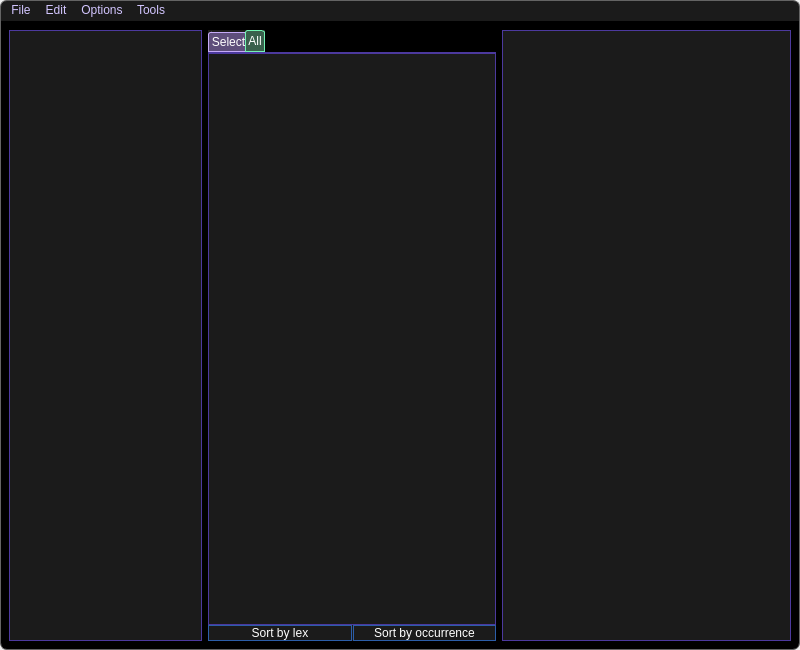
<?xml version="1.0" encoding="UTF-8"?>
<ui version="4.0">
 <class>MainWindow</class>
 <widget class="QMainWindow" name="MainWindow">
  <property name="geometry">
   <rect>
    <x>0</x>
    <y>0</y>
    <width>800</width>
    <height>650</height>
   </rect>
  </property>
  <property name="windowTitle">
   <string>MainWindow</string>
  </property>
  <property name="styleSheet">
   <string notr="true">QMainWindow{
    border-radius: 10px;             /*四角圆角的直径*/
    border:1px solid rgb(27,27,27);
}
QWidget{
	color:white;
}
QPushButton{
    border: 1px solid #2c5ea9;
    background-color:transparent;
    padding: 0px;
}
QPushButton:hover{
    border: 1px solid #3071d1;
}</string>
  </property>
  <widget class="QWidget" name="centralwidget">
   <property name="font">
    <font>
     <pointsize>12</pointsize>
    </font>
   </property>
   <property name="styleSheet">
    <string notr="true">#centralwidget{
	background-color: rgb(0, 0, 0);
    border-bottom-left-radius: 7px;
    border-bottom-right-radius: 7px;

border-bottom:1px solid rgb(100,100,100);
border-left:1px solid rgb(100,100,100);
border-right:1px solid rgb(100,100,100);
}


QScrollBar{background:#5421ff;}
QScrollBar::vertical{margin: 12px 0px 12px 0px;border:0px solid #5421ff;width:10px;}
QScrollBar::horizontal{margin: 0px 12px 0px 12px;border:0px solid #5421ff;height:10px;}
QScrollBar::handle:!pressed{background:#7751f3;border:1px solid #c5a9f7;}
QScrollBar::handle:pressed{background:#c5a9f7;}

QScrollBar::handle:vertical{min-height:20px;}
QScrollBar::handle:vertical{min-width:20px;}
QScrollBar::up-arrow:vertical{
    border-image: url(&quot;:/res/scrollbar_uparrow.png&quot;);
    width:10px;height:10px;
}
QScrollBar::down-arrow:vertical{
    border-image: url(&quot;:/res/scrollbar_downarrow.png&quot;);
    width:10px;height:10px;
}

QScrollBar::left-arrow:horizontal {
    border-image: url(&quot;:/res/scrollbar_leftarrow.png&quot;);
    width:10px;height:10px;
}
QScrollBar::right-arrow:horizontal {
    border-image: url(&quot;:/res/scrollbar_rightarrow.png&quot;);
    width:10px;height:10px;
}
QScrollBar::sub-page,QScrollBar::add-page {
    background-color: #6d6292;
}
QScrollBar::sub-line:vertical {
    subcontrol-position: top;
    subcontrol-origin: margin;
    background-color: #6644d6;
    border: 0px solid #e7dfff;
    height:12px;
    width:10px;
}
QScrollBar::add-line:vertical {
    subcontrol-position: bottom;
    subcontrol-origin: margin;
    background-color: #6644d6;
    border: 0px solid #e7dfff;
    height: 12px;
    width:10px;
}

QScrollBar::sub-line:horizontal {
    subcontrol-position: left;
    subcontrol-origin: margin;
    background-color: #6644d6;
    border: 0px solid #e7dfff;
    height:10px;
    width:12px;
}
QScrollBar::add-line:horizontal {
    subcontrol-position: right;
    subcontrol-origin: margin;
    background-color: #6644d6;
    border: 0px solid #e7dfff;
    height: 10px;
    width:12px;
}</string>
   </property>
   <layout class="QHBoxLayout" name="horizontalLayout">
    <item>
     <widget class="tePictureListView" name="picturelist">
      <property name="sizePolicy">
       <sizepolicy hsizetype="Expanding" vsizetype="Expanding">
        <horstretch>2</horstretch>
        <verstretch>0</verstretch>
       </sizepolicy>
      </property>
      <property name="styleSheet">
       <string notr="true">#picturelist{
border:1px solid #4c399e;
background-color: rgb(27, 27, 27);
}
#picturelist:hover{
    border-color: #6045d6;
}
#picturelist:!hover{
    border-color: #4c399e;
}
#picturelist[saving=&quot;true&quot;]{
    border-color: #0af581;
}
QMenu {
        background-color: transparent;
        font: 14px &quot;Segoe UI&quot;;
        color:#8dfda7;
        border-radius:3px;
    }
QMenu::item {
        background-color: rgb(27,29,37);
        padding: 3px;
        border-radius:2px;
        margin: 0px;
        border: 1px solid #8b9ac6;
    }
QMenu::item:selected {
	background-color: #3d258f;
}</string>
      </property>
     </widget>
    </item>
    <item>
     <widget class="QTabWidget" name="tagListTabWidget">
      <property name="sizePolicy">
       <sizepolicy hsizetype="Expanding" vsizetype="Expanding">
        <horstretch>3</horstretch>
        <verstretch>0</verstretch>
       </sizepolicy>
      </property>
      <property name="styleSheet">
       <string notr="true">QWidget{
	background-color: rgb(27, 27, 27);
}

QListView{
border:1px solid #4c399e;
background-color: rgb(27, 27, 27);
}
QListView:hover{
    border-color: #6045d6;
}
QListView:!hover{
    border-color: #4c399e;
}
QListView[saving=&quot;true&quot;]{
    border-color: #0af581;
}

QTabWidget::pane:hover { /* The tab widget frame */
    border-top: 1px solid #6045d6;
}
QTabWidget::pane:!hover {
    border-top: 1px solid #4c399e;
}
QTabWidget::tab-bar {
    left: 0px;
}
/* Style the tab using the tab sub-control. Note that
    it reads QTabBar _not_ QTabWidget */
QTabBar::tab {
    color:white;
    background:#5e4e7b;
    border: 1px solid #c5aaf7;
    border-top-left-radius: 3px;
    border-top-right-radius: 3px;
    min-width: 8ex;
    padding: 2px;
}
QTabBar::tab:selected, QTabBar::tab:hover {
    background:#4d7d74;
    border-color: #8ce5d5;
}
QTabBar::tab:selected {
    margin-left: -4px;
    margin-right: -4px;
    border-color: #73f3b3;
    background: #3a604d;
}
QTabBar::tab:!selected {
    margin-top: 2px; /* make non-selected tabs look smaller */
}
QTabBar::tab:first:selected {
    margin-left: 0; /* the first selected tab has nothing to overlap with on the left */
}

QTabBar::tab:last:selected {
    margin-right: 0; /* the last selected tab has nothing to overlap with on the right */
}

QTabBar::tab:only-one {
    margin: 0; /* if there is only one tab, we don't want overlapping margins */
}

</string>
      </property>
      <property name="currentIndex">
       <number>1</number>
      </property>
      <widget class="QWidget" name="selectList_tab">
       <property name="sizePolicy">
        <sizepolicy hsizetype="Preferred" vsizetype="Preferred">
         <horstretch>0</horstretch>
         <verstretch>0</verstretch>
        </sizepolicy>
       </property>
       <property name="styleSheet">
        <string notr="true"/>
       </property>
       <attribute name="title">
        <string>Select</string>
       </attribute>
       <layout class="QVBoxLayout" name="selectList_tab_layout">
        <property name="spacing">
         <number>0</number>
        </property>
        <property name="leftMargin">
         <number>1</number>
        </property>
        <property name="topMargin">
         <number>1</number>
        </property>
        <property name="rightMargin">
         <number>1</number>
        </property>
        <property name="bottomMargin">
         <number>1</number>
        </property>
        <item>
         <widget class="teTagListView" name="taglist"/>
        </item>
       </layout>
      </widget>
      <widget class="QWidget" name="allList_tab">
       <property name="sizePolicy">
        <sizepolicy hsizetype="Preferred" vsizetype="Preferred">
         <horstretch>0</horstretch>
         <verstretch>0</verstretch>
        </sizepolicy>
       </property>
       <attribute name="title">
        <string>All</string>
       </attribute>
       <layout class="QVBoxLayout" name="allList_tab_layout">
        <property name="spacing">
         <number>0</number>
        </property>
        <property name="leftMargin">
         <number>0</number>
        </property>
        <property name="topMargin">
         <number>0</number>
        </property>
        <property name="rightMargin">
         <number>0</number>
        </property>
        <property name="bottomMargin">
         <number>0</number>
        </property>
        <item>
         <widget class="teSelectionTagListView" name="GlobalMultiTaglistView"/>
        </item>
        <item>
         <layout class="QHBoxLayout" name="sortButtonLayout">
          <property name="spacing">
           <number>1</number>
          </property>
          <item>
           <widget class="QPushButton" name="sortByLexButton">
            <property name="text">
             <string>Sort by lex</string>
            </property>
           </widget>
          </item>
          <item>
           <widget class="QPushButton" name="sortByOccurrenceButton">
            <property name="text">
             <string>Sort by occurrence</string>
            </property>
           </widget>
          </item>
         </layout>
        </item>
       </layout>
      </widget>
     </widget>
    </item>
    <item>
     <widget class="teEditorList" name="editorlist" native="true">
      <property name="sizePolicy">
       <sizepolicy hsizetype="Expanding" vsizetype="Expanding">
        <horstretch>3</horstretch>
        <verstretch>0</verstretch>
       </sizepolicy>
      </property>
      <property name="styleSheet">
       <string notr="true">QLabel[type=&quot;title&quot;]{
font:italic 14px;color:rgb(200,200,200);
}

#editorlist{
border:1px solid #4c399e;
background-color: rgb(27, 27, 27);
}
#editorlist:hover{
    border-color: #6045d6;
}
#editorlist:!hover{
    border-color: #4c399e;
}
#editorlist[saving=&quot;true&quot;]{
    border-color: #0af581;
}</string>
      </property>
     </widget>
    </item>
   </layout>
  </widget>
  <widget class="QMenuBar" name="menuBar">
   <property name="geometry">
    <rect>
     <x>0</x>
     <y>0</y>
     <width>800</width>
     <height>22</height>
    </rect>
   </property>
   <property name="styleSheet">
    <string notr="true">QMenuBar{
border-top-left-radius: 7px;
border-top-right-radius: 7px;
color:  #d2c5ff ;
background-color: rgb(27, 27, 27);
border-top:1px solid rgb(100,100,100);
border-left:1px solid rgb(100,100,100);
border-right:1px solid rgb(100,100,100);
}
QMenuBar::item:selected{
	background: #613d80;
}
QMenuBar::item:first:selected{
    border-top-left-radius: 2px; 
	background: #613d80;
}
QMenu{
color:  #d2c5ff ;
background-color: rgb(27, 27, 27);
selection-background-color: rgb(70, 70, 70);
}</string>
   </property>
   <property name="nativeMenuBar">
    <bool>false</bool>
   </property>
   <widget class="QMenu" name="menu">
    <property name="title">
     <string>File</string>
    </property>
    <property name="toolTipsVisible">
     <bool>false</bool>
    </property>
    <addaction name="action_open"/>
    <addaction name="action_add"/>
    <addaction name="action_close"/>
    <addaction name="action_save"/>
   </widget>
   <widget class="QMenu" name="menu_2">
    <property name="title">
     <string>Edit</string>
    </property>
    <addaction name="action_undo"/>
    <addaction name="action_redo"/>
   </widget>
   <widget class="QMenu" name="menu_3">
    <property name="title">
     <string>Options</string>
    </property>
    <addaction name="action_editor_setting"/>
    <addaction name="actionAuto_Merge_Tags"/>
    <addaction name="actionAuto_Save_State"/>
    <addaction name="actionAbout_Qt"/>
    <addaction name="actionLicense"/>
   </widget>
   <widget class="QMenu" name="menu_4">
    <property name="title">
     <string>Tools</string>
    </property>
    <addaction name="action_filt"/>
    <addaction name="action_log_window"/>
   </widget>
   <addaction name="menu"/>
   <addaction name="menu_2"/>
   <addaction name="menu_3"/>
   <addaction name="menu_4"/>
  </widget>
  <action name="action_open">
   <property name="text">
    <string>Open</string>
   </property>
  </action>
  <action name="action_add">
   <property name="text">
    <string>Add</string>
   </property>
  </action>
  <action name="action_close">
   <property name="text">
    <string>Close</string>
   </property>
  </action>
  <action name="action_save">
   <property name="text">
    <string>Save</string>
   </property>
   <property name="shortcut">
    <string>Ctrl+S</string>
   </property>
  </action>
  <action name="action_undo">
   <property name="text">
    <string>Undo</string>
   </property>
   <property name="shortcut">
    <string>Ctrl+Z</string>
   </property>
  </action>
  <action name="action_redo">
   <property name="text">
    <string>Redo</string>
   </property>
   <property name="shortcut">
    <string>Ctrl+Y</string>
   </property>
  </action>
  <action name="action_editor_setting">
   <property name="text">
    <string>Editor Layout</string>
   </property>
  </action>
  <action name="action_filt">
   <property name="text">
    <string>Filter</string>
   </property>
  </action>
  <action name="actionAuto_Merge_Tags">
   <property name="checkable">
    <bool>true</bool>
   </property>
   <property name="checked">
    <bool>true</bool>
   </property>
   <property name="text">
    <string>Auto Merge Tags</string>
   </property>
  </action>
  <action name="action">
   <property name="text">
    <string>Clear EditorList(Debug)</string>
   </property>
  </action>
  <action name="action_Remove_a_TagList_Layout_Item">
   <property name="text">
    <string>Remove a TagList Layout Item</string>
   </property>
  </action>
  <action name="actionAuto_Save_State">
   <property name="checkable">
    <bool>true</bool>
   </property>
   <property name="checked">
    <bool>true</bool>
   </property>
   <property name="text">
    <string>Auto Save State</string>
   </property>
  </action>
  <action name="actionAbout_Qt">
   <property name="text">
    <string>About Qt</string>
   </property>
  </action>
  <action name="actionLicense">
   <property name="text">
    <string>License</string>
   </property>
  </action>
  <action name="action_log_window">
   <property name="text">
    <string>Log Window</string>
   </property>
  </action>
 </widget>
 <customwidgets>
  <customwidget>
   <class>teEditorList</class>
   <extends>QWidget</extends>
   <header>teeditorlist.h</header>
   <container>1</container>
  </customwidget>
  <customwidget>
   <class>tePictureListView</class>
   <extends>QListView</extends>
   <header>tepicturelistview.h</header>
  </customwidget>
  <customwidget>
   <class>teSelectionTagListView</class>
   <extends>QListView</extends>
   <header>teselectiontaglist.h</header>
  </customwidget>
  <customwidget>
   <class>teTagListView</class>
   <extends>QListView</extends>
   <header>tetaglistwidget.h</header>
  </customwidget>
 </customwidgets>
 <resources/>
 <connections/>
</ui>
